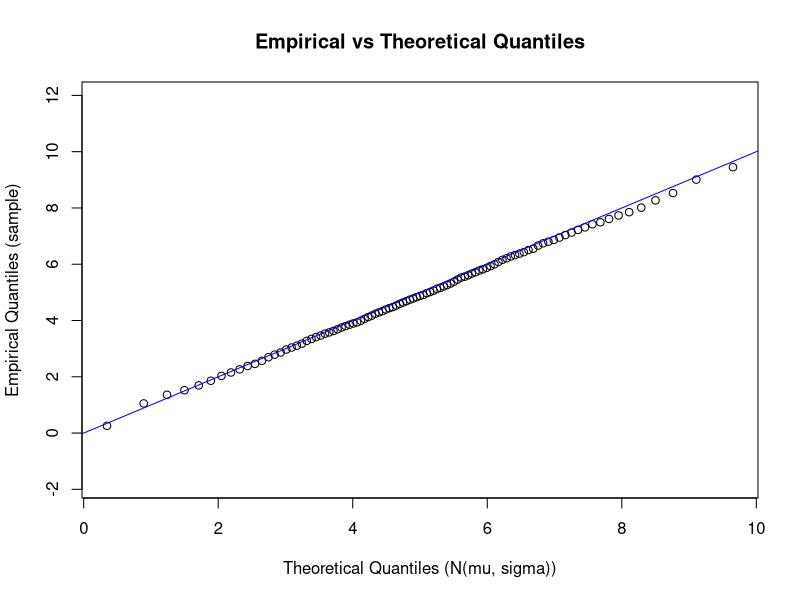
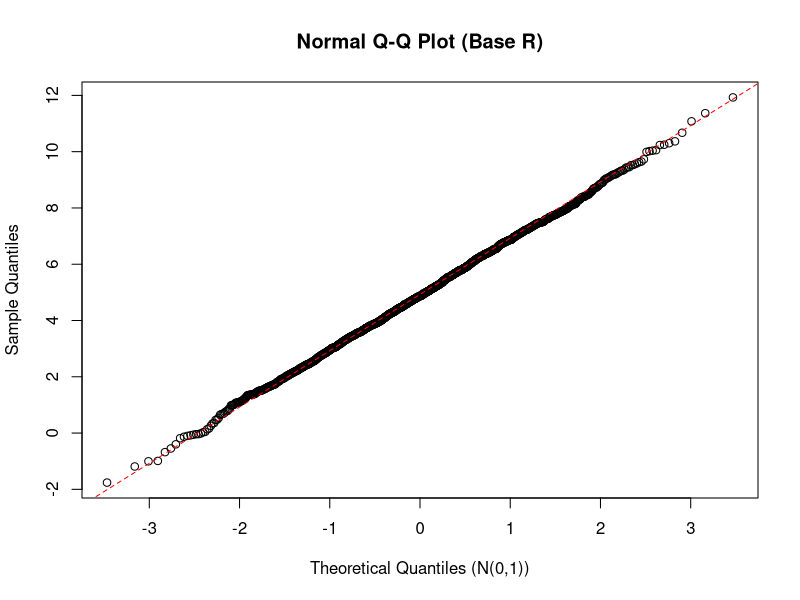

Source code (R) for these figures, in order:
## ---- chunk 1
knitr::opts_chunk$set(echo = TRUE)
## ---- chunk 2
set.seed(2023) # Sets random generator seed for consistent output

# -------------------------------------------------------
# Set parameters and generate sample data
# -------------------------------------------------------
n <-  sample(1:3000, 1)    # Number of observations
mu <- 5       # Fix Mean
sigma <- 2    # Fix Standard deviation
## ---- chunk 3
sample_data <- rnorm(n, mean = mu, sd = sigma)
## ---- chunk 4
# Define breakpoints: break the data into 7 categories: from mu +/- 3*sigma
# (-Inf, mu-3*sigma]    (mu-3*sigma, mu-2*sigma]     (mu-2*sigma, mu-sigma]   
# (mu-sigma,mu]     (mu,mu+sigma]     (mu+sigma,mu+2*sigma]    
# (mu+2*sigma,mu+3*sigma]  (mu+3*sigma, Inf] 

break_points <- c(-Inf, mu - 3*sigma, mu - 2*sigma, mu - sigma, mu, 
                  mu + sigma, mu + 2 *sigma, mu + 3*sigma, Inf)

categorical_factor  <- cut(sample_data, breaks = break_points)

# See how many data points fall into each category
print(table(categorical_factor))
## ---- chunk 5
# ---------------------------------------------------------
# Empirical CDF F_hat(t) and its inverse F_hat_inv(p)
# ---------------------------------------------------------
# Sort the data
sample_data_sorted <- sort(sample_data)

# Empirical CDF function: F_hat(t)
F_hat <- function(sample_data, t) {
  return(sum(sample_data <= t) / length(sample_data))
}

# Empirical CDF inverse: 
#    Given p in [0,1], return the smallest x_i s.t. F_hat(x_i) >= p.
#    (One simple way is to choose x_sorted[ceiling(p * n)] if p>0;
#     for p=0, we can return the minimum, etc.)
F_hat_inv <- function(sample_data_sorted, p) {
  n <- length(sample_data_sorted)
  if (p <= 0) return(sample_data_sorted[1])
  if (p >= 1) return(sample_data_sorted[n])
  idx <- ceiling(p * n)
  return(sample_data_sorted[idx])
}

# -----------------------------------------------
# Compare empirical vs. theoretical quantiles
# -----------------------------------------------
# Let's pick a set of probabilities:
probs <- seq(0, 1, 0.01) 

# a) Empirical quantiles using F_hat_inv() "by hand"
sample_quantiles <- sapply(probs, function(p) F_hat_inv(sample_data_sorted, p))

# b) Theoretical quantiles from N(mu, sigma)
population_quantiles <- qnorm(probs, mean = mu, sd = sigma)

cat("\nEmpirical quantiles (by hand):\n")
print(sample_quantiles)
cat("\nTheoretical quantiles:\n")
print(population_quantiles)


################ Sol 2 #################################
#-------------------------------------------------------
# Compute sample quantiles
#-------------------------------------------------------
# Generates the quantiles for a normal distribution from 0 to 1 by increments of 0.01
# probs <- seq(0, 1, 0.01)   
# sample_quantiles <- quantile(sample_data, probs = probs)
#-------------------------------------------------------
# Compute theoretical (population) quantiles
#-------------------------------------------------------
# For a Normal(mu, sigma), the quantiles are qnorm(probs, mean = mu, sd = sigma)
# population_quantiles <- qnorm(probs, mean = mu, sd = sigma)
## ---- chunk 6
#-------------------------------------------------------
# Create a scatterplot of sample vs. theoretical quantiles
#-------------------------------------------------------
plot(population_quantiles, sample_quantiles,
     main = "Empirical vs Theoretical Quantiles",
     xlab = "Theoretical Quantiles (N(mu, sigma))",
     ylab = "Empirical Quantiles (sample)")
abline(0, 1, col = "blue")  # Add reference line

#-------------------------------------------------------
# Create a normal QQ plot (base R)
#-------------------------------------------------------
# Using qqnorm (centers and scales for standard normal)
qqnorm(sample_data,
       main = "Normal Q-Q Plot (Base R)",
       xlab = "Theoretical Quantiles (N(0,1))",
       ylab = "Sample Quantiles")
qqline(sample_data, col = "red", lty = 2)
